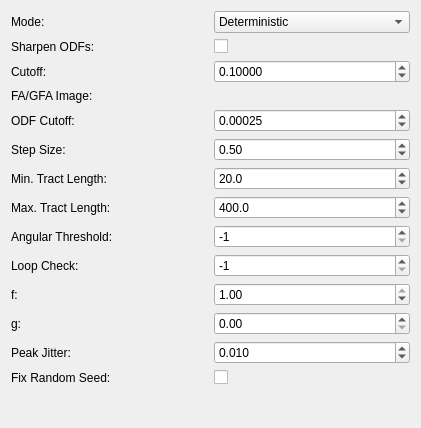
     <widget class="QWidget" name="page_trackingparam">
      <property name="geometry">
       <rect>
        <x>0</x>
        <y>-228</y>
        <width>421</width>
        <height>428</height>
       </rect>
      </property>
      <attribute name="label">
       <string>Tractography Parameters</string>
      </attribute>
      <attribute name="toolTip">
       <string>Specify the behavior of the tractography at each streamline integration step (step size, deterministic/probabilistic, ...).</string>
      </attribute>
      <layout class="QGridLayout" name="gridLayout_14">
       <item row="8" column="1">
        <widget class="QDoubleSpinBox" name="m_MinTractLengthBox">
         <property name="toolTip">
          <string>Minimum tract length in mm. Shorter fibers are discarded.</string>
         </property>
         <property name="statusTip">
          <string>Minimum fiber length (in mm)</string>
         </property>
         <property name="decimals">
          <number>1</number>
         </property>
         <property name="maximum">
          <double>999.000000000000000</double>
         </property>
         <property name="singleStep">
          <double>1.000000000000000</double>
         </property>
         <property name="value">
          <double>20.000000000000000</double>
         </property>
        </widget>
       </item>
       <item row="12" column="0">
        <widget class="QLabel" name="m_fLabel">
         <property name="toolTip">
          <string>f parameter of tensor tractography. f=1 + g=0 means FACT (depending on the chosen interpolation). f=0 and g=1 means TEND (disable interpolation for this mode!).</string>
         </property>
         <property name="text">
          <string>f:</string>
         </property>
        </widget>
       </item>
       <item row="13" column="1">
        <widget class="QDoubleSpinBox" name="m_gBox">
         <property name="toolTip">
          <string>f=1 + g=0 means FACT (depending on the chosen interpolation). f=0 and g=1 means TEND (disable interpolation for this mode!).</string>
         </property>
         <property name="decimals">
          <number>2</number>
         </property>
         <property name="maximum">
          <double>1.000000000000000</double>
         </property>
         <property name="singleStep">
          <double>0.100000000000000</double>
         </property>
         <property name="value">
          <double>0.000000000000000</double>
         </property>
        </widget>
       </item>
       <item row="2" column="0">
        <widget class="QLabel" name="m_FaThresholdLabel_5">
         <property name="toolTip">
          <string/>
         </property>
         <property name="text">
          <string>Sharpen ODFs:</string>
         </property>
        </widget>
       </item>
       <item row="15" column="0">
        <widget class="QLabel" name="m_FaThresholdLabel_6">
         <property name="toolTip">
          <string/>
         </property>
         <property name="text">
          <string>Fix Random Seed:</string>
         </property>
        </widget>
       </item>
       <item row="11" column="1">
        <widget class="QSpinBox" name="m_LoopCheckBox">
         <property name="toolTip">
          <string>Maximum allowed angular SDTEV over 4 voxel lengths. Default: no loop check.</string>
         </property>
         <property name="statusTip">
          <string/>
         </property>
         <property name="minimum">
          <number>-1</number>
         </property>
         <property name="maximum">
          <number>180</number>
         </property>
         <property name="value">
          <number>-1</number>
         </property>
        </widget>
       </item>
       <item row="10" column="0">
        <widget class="QLabel" name="m_AngularThresholdLabel">
         <property name="toolTip">
          <string/>
         </property>
         <property name="text">
          <string>Angular Threshold:</string>
         </property>
        </widget>
       </item>
       <item row="9" column="0">
        <widget class="QLabel" name="m_MinTractLengthLabel_2">
         <property name="toolTip">
          <string/>
         </property>
         <property name="text">
          <string>Max. Tract Length:</string>
         </property>
        </widget>
       </item>
       <item row="3" column="0">
        <widget class="QLabel" name="m_FaThresholdLabel">
         <property name="toolTip">
          <string/>
         </property>
         <property name="text">
          <string>Cutoff:</string>
         </property>
        </widget>
       </item>
       <item row="2" column="1">
        <widget class="QCheckBox" name="m_SharpenOdfsBox">
         <property name="toolTip">
          <string>If you are using dODF images as input, it is advisable to sharpen the ODFs (min-max normalize and raise to the power of 4). This is not necessary for CSD fODFs, since they are naturally much sharper.</string>
         </property>
         <property name="text">
          <string/>
         </property>
        </widget>
       </item>
       <item row="10" column="1">
        <widget class="QSpinBox" name="m_AngularThresholdBox">
         <property name="toolTip">
          <string>Angular threshold between two steps (in degree). Default: 90° * step_size</string>
         </property>
         <property name="minimum">
          <number>-1</number>
         </property>
         <property name="maximum">
          <number>90</number>
         </property>
         <property name="singleStep">
          <number>1</number>
         </property>
         <property name="value">
          <number>-1</number>
         </property>
        </widget>
       </item>
       <item row="16" column="0">
        <spacer name="verticalSpacer_2">
         <property name="orientation">
          <enum>Qt::Vertical</enum>
         </property>
         <property name="sizeHint" stdset="0">
          <size>
           <width>20</width>
           <height>40</height>
          </size>
         </property>
        </spacer>
       </item>
       <item row="12" column="1">
        <widget class="QDoubleSpinBox" name="m_fBox">
         <property name="toolTip">
          <string>f=1 + g=0 means FACT (depending on the chosen interpolation). f=0 and g=1 means TEND (disable interpolation for this mode!).</string>
         </property>
         <property name="decimals">
          <number>2</number>
         </property>
         <property name="maximum">
          <double>1.000000000000000</double>
         </property>
         <property name="singleStep">
          <double>0.100000000000000</double>
         </property>
         <property name="value">
          <double>1.000000000000000</double>
         </property>
        </widget>
       </item>
       <item row="1" column="1">
        <widget class="QComboBox" name="m_ModeBox">
         <property name="toolTip">
          <string>Toggle between deterministic and probabilistic tractography. Some modes might not be available for all types of tractography.</string>
         </property>
         <item>
          <property name="text">
           <string>Deterministic</string>
          </property>
         </item>
         <item>
          <property name="text">
           <string>Probabilistic</string>
          </property>
         </item>
        </widget>
       </item>
       <item row="1" column="0">
        <widget class="QLabel" name="m_FaThresholdLabel_3">
         <property name="toolTip">
          <string/>
         </property>
         <property name="text">
          <string>Mode:</string>
         </property>
        </widget>
       </item>
       <item row="5" column="1">
        <widget class="QDoubleSpinBox" name="m_OdfCutoffBox">
         <property name="toolTip">
          <string>Additional threshold on the ODF magnitude. This is useful in case of CSD fODF tractography. For fODFs a good default value is 0.1, for normalized dODFs, e.g. Q-ball ODFs, this threshold should be very low (0.00025) or 0.</string>
         </property>
         <property name="decimals">
          <number>5</number>
         </property>
         <property name="maximum">
          <double>1.000000000000000</double>
         </property>
         <property name="singleStep">
          <double>0.100000000000000</double>
         </property>
         <property name="value">
          <double>0.000250000000000</double>
         </property>
        </widget>
       </item>
       <item row="8" column="0">
        <widget class="QLabel" name="m_MinTractLengthLabel">
         <property name="toolTip">
          <string/>
         </property>
         <property name="text">
          <string>Min. Tract Length:</string>
         </property>
        </widget>
       </item>
       <item row="4" column="0">
        <widget class="QLabel" name="mFaImageLabel">
         <property name="toolTip">
          <string/>
         </property>
         <property name="text">
          <string>FA/GFA Image:</string>
         </property>
        </widget>
       </item>
       <item row="11" column="0">
        <widget class="QLabel" name="m_LoopCheckLabel">
         <property name="toolTip">
          <string/>
         </property>
         <property name="text">
          <string>Loop Check:</string>
         </property>
        </widget>
       </item>
       <item row="9" column="1">
        <widget class="QDoubleSpinBox" name="m_MaxTractLengthBox">
         <property name="toolTip">
          <string>Minimum tract length in mm. Shorter fibers are discarded.</string>
         </property>
         <property name="statusTip">
          <string>Maximum fiber length (in mm)</string>
         </property>
         <property name="decimals">
          <number>1</number>
         </property>
         <property name="maximum">
          <double>999.000000000000000</double>
         </property>
         <property name="singleStep">
          <double>1.000000000000000</double>
         </property>
         <property name="value">
          <double>400.000000000000000</double>
         </property>
        </widget>
       </item>
       <item row="15" column="1">
        <widget class="QCheckBox" name="m_FixSeedBox">
         <property name="toolTip">
          <string>Always produce the same random numbers.</string>
         </property>
         <property name="text">
          <string/>
         </property>
        </widget>
       </item>
       <item row="6" column="0">
        <widget class="QLabel" name="m_StepsizeLabel">
         <property name="toolTip">
          <string/>
         </property>
         <property name="text">
          <string>Step Size:</string>
         </property>
        </widget>
       </item>
       <item row="5" column="0">
        <widget class="QLabel" name="m_OdfCutoffLabel">
         <property name="toolTip">
          <string/>
         </property>
         <property name="text">
          <string>ODF Cutoff:</string>
         </property>
        </widget>
       </item>
       <item row="6" column="1">
        <widget class="QDoubleSpinBox" name="m_StepSizeBox">
         <property name="toolTip">
          <string>Step size (in voxels)</string>
         </property>
         <property name="decimals">
          <number>2</number>
         </property>
         <property name="minimum">
          <double>0.010000000000000</double>
         </property>
         <property name="maximum">
          <double>10.000000000000000</double>
         </property>
         <property name="singleStep">
          <double>0.100000000000000</double>
         </property>
         <property name="value">
          <double>0.500000000000000</double>
         </property>
        </widget>
       </item>
       <item row="13" column="0">
        <widget class="QLabel" name="m_gLabel">
         <property name="toolTip">
          <string/>
         </property>
         <property name="text">
          <string>g:</string>
         </property>
        </widget>
       </item>
       <item row="4" column="1">
        <widget class="QmitkSingleNodeSelectionWidget" name="m_FaImageSelectionWidget" native="true"/>
       </item>
       <item row="3" column="1">
        <widget class="QDoubleSpinBox" name="m_ScalarThresholdBox">
         <property name="toolTip">
          <string>Threshold on peak magnitude, FA, GFA, ...</string>
         </property>
         <property name="decimals">
          <number>5</number>
         </property>
         <property name="maximum">
          <double>1.000000000000000</double>
         </property>
         <property name="singleStep">
          <double>0.100000000000000</double>
         </property>
         <property name="value">
          <double>0.100000000000000</double>
         </property>
        </widget>
       </item>
       <item row="14" column="0">
        <widget class="QLabel" name="m_PeakJitterLabel">
         <property name="toolTip">
          <string/>
         </property>
         <property name="text">
          <string>Peak Jitter:</string>
         </property>
        </widget>
       </item>
       <item row="14" column="1">
        <widget class="QDoubleSpinBox" name="m_PeakJitterBox">
         <property name="toolTip">
          <string>Important for probabilistic peak tractography and peak prior. Actual jitter is drawn from a normal distribution with peak_jitter*fabs(direction_value) as standard deviation.</string>
         </property>
         <property name="decimals">
          <number>3</number>
         </property>
         <property name="maximum">
          <double>1.000000000000000</double>
         </property>
         <property name="singleStep">
          <double>0.100000000000000</double>
         </property>
         <property name="value">
          <double>0.010000000000000</double>
         </property>
        </widget>
       </item>
      </layout>
     </widget>
